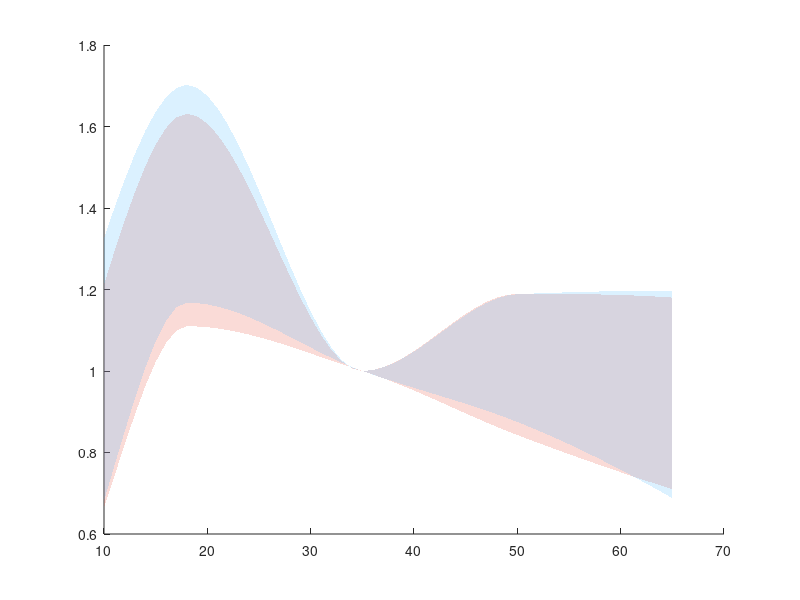

The MATLAB script that drew this image: (Note: this script raises an error after producing the figure.)
clear all;
close all;

% Purpose: Plot age effect factors under Extended Data Figure 1
% Note: Figure will be created in a separate Matlab window named "Figure 1"

load("Extended_data_Figure_1.mat")


figure(1);
clf;
hold on;

h_7delay = fill([age_range fliplr(age_range)], [dat_7delay(1,:) fliplr(dat_7delay(end,:))], [0.902 0.294 0.208]);
transparency = 0.2;
set(h_7delay, "FaceAlpha", transparency, "lineStyle", "none");

h_14delay = fill([age_range fliplr(age_range)], [dat_14delay(1,:) fliplr(dat_14delay(end,:))], [0.302 0.733 1]);
transparency = 0.2;
set(h_14delay, "FaceAlpha", transparency, "lineStyle", "none");

h_21delay = fill([age_range fliplr(age_range)], [dat_21delay(1,:) fliplr(dat_21delay(end,:))], "g");
transparency = 0.2;
set(h_21delay, "FaceAlpha", transparency, "lineStyle", "none");


plot(age_range, dat_7delay(round(size(dat_7delay,1)/2),:),"Color",[0.902 0.294 0.208]);
plot(age_range, dat_14delay(round(size(dat_14delay,1)/2),:),"Color",[0.302 0.733 1]);
plot(age_range, dat_21delay(round(size(dat_21delay,1)/2),:),"Color","g");


axis tight;
xlabel("Age");
ylabel("Relative FOI vs 35 year old subject");
legend("7 day delay","14 day delay","21 day delay");

exportgraphics(gcf,'extended_data_fig_1.tiff','Resolution',300);
